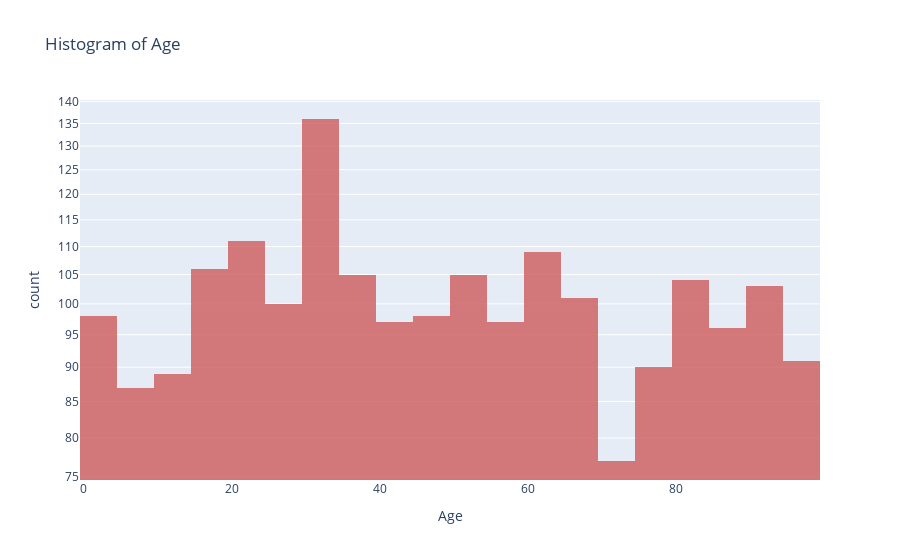

Notebook code cell kept with this figure:
### Code cell
import plotly.express as p
fig = px.histogram(df, x="Age",
                   title='Histogram of Age',
                   labels={'Age':'Age'}, # can specify one label per df column
                   opacity=0.8,
                   log_y=True, # represent bars with log scale
                   color_discrete_sequence=['indianred'] # color of histogram bars
                   )
fig.show()

### Figure 1 — Plotly figure (JSON) as saved in the notebook; plotly's stock layout.template omitted (floating-point values rounded to 4 significant figures; data arrays with more than 128 entries replaced by an {"elided": "..."} marker saying what was removed)
{"data": [{"alignmentgroup": "True", "bingroup": "x", "hovertemplate": "Age=%{x}<br>count=%{y}<extra></extra>", "legendgroup": "", "marker": {"color": "indianred", "opacity": 0.8, "pattern": {"shape": ""}}, "name": "", "offsetgroup": "", "orientation": "v", "showlegend": false, "type": "histogram", "x": {"elided": "2000 int values"}, "xaxis": "x", "yaxis": "y"}], "layout": {"barmode": "relative", "legend": {"tracegroupgap": 0}, "title": {"text": "Histogram of Age"}, "xaxis": {"anchor": "y", "domain": [0, 1], "title": {"text": "Age"}}, "yaxis": {"anchor": "x", "domain": [0, 1], "title": {"text": "count"}, "type": "log"}}}
